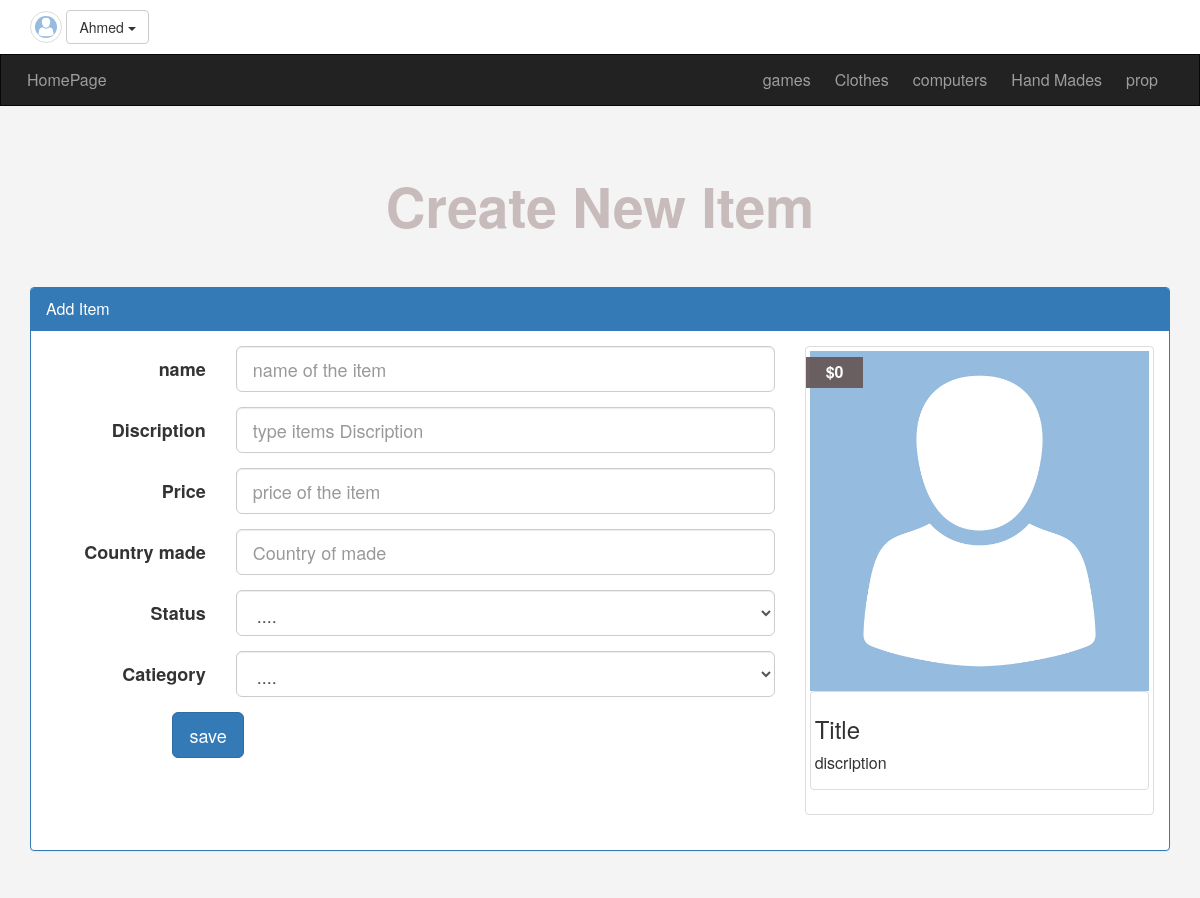
Screenshot of /Add_Item.php (signed in) with the database file from the repository.
### tables this page shows
CREATE TABLE `cats` (
  `ID` int(11) NOT NULL,
  `name` varchar(255) NOT NULL,
  `Description` text NOT NULL,
  `ordering` int(11) DEFAULT NULL,
  `parent` int(11) NOT NULL DEFAULT 0,
  `visibility` tinyint(11) NOT NULL DEFAULT 0,
  `Allow_com` tinyint(11) NOT NULL DEFAULT 0,
  `Allow_ads` tinyint(11) NOT NULL DEFAULT 0
);

### init.php (called while the page is built, shortened)
<?php
$tpl='includes/templets/';
include('Admin/config.php');
$fun='includes/funcs/';
include $fun.'fun.php';
include $tpl."header.php";
?>

### includes/funcs/fun.php (called while the page is built, shortened)
<?php
function GetCat(){
    global $con;
    $stmt=$con->prepare("SELECT * FROM cats  where parent = 0  ORDER BY ID ASC ");
    $stmt->execute();
    $rows=$stmt->fetchall();
    return $rows;
 }
?>

### Add_Item.php (the view, shortened to what this page needs)
<?php
include ("init.php");
  if(isset($_SESSION['username'])){
?>
<div class='information'>
<div class='container'>
      <h1 class='text-center'>Create New Item</h1>
                <div class='panel panel-primary'>
                <div class='panel-heading'>
                Add Item
                </div>
                <div class='panel-body'>
               <div class='row'>
                    <div class='col-md-8'>
                    <form action="<?php $_SERVER['PHP_SELF']?>" class="form-horizontal" method='POST'>
                    <div class="form-group form-group-lg">
                        <label class='col-sm-3 control-label'>name</label>
                        <div class='col-sm-10 col-md-9'>
                        <input type="text" name='name' class='form-control live-name'  placeholder='name of the item'>
                        </div>
                    </div>
                    <div class="form-group form-group-lg">
                        <label class='col-sm-3 control-label'>Discription</label>
                        <div class='col-sm-10 col-md-9 '>
                        <input type="type" name='discription' class='form-control live-disc'  placeholder='type items Discription' >
                    </div>
                    </div>
                    <div class="form-group form-group-lg">
                        <label class='col-sm-3 control-label'>Price</label>
                        <div class='col-sm-10 col-md-9'>
                        <input type="text" name='price' class='form-control live-price'   placeholder='price of the item'>
                        </div>
                    </div>
                    <div class="form-group form-group-lg">
                        <label class='col-sm-3 control-label'>Country made</label>
                        <div class='col-sm-10 col-md-9'>
                        <input type="text" name='country' class='form-control'    placeholder='Country of made'>
                        </div>
                    </div>
                    <div class="form-group form-group-lg">
                        <label class='col-sm-3 control-label'>Status</label>
                        <div class='col-sm-10 col-md-9'>
                       <select name="status" class='form-control' >
                       <option value="....">....</option>
                       </select>
                        </div>
                    </div>
                    <div class="form-group form-group-lg">
                        <label class='col-sm-3 control-label'>Catiegory</label>
                        <div class='col-sm-10 col-md-9'>
                       <select name="cat" class='form-control' >
                       <option value="....">....</option>
                       </select>
                        </div>
                    </div>
                    <div class="form-group">
                        <div class='col-sm-10 col-sm-offset-2 col-md-9'>
                        <input type="submit" value='save' class=' btn btn-primary btn-lg'>
                        </div>
                    </div>
                    </form>
                    </div>
                    <div class='col-md-4'>
                   <div class='thumbnail it-box live-prev'>
                    <span class='Price pr'>$0</span>
                   <img src="av.png" class="img-responsive">
                    <div class='thumbnail'>
                   <h3>Title</h3>
                   <p>discription</p>
                    </div>
                   </div>
                    </div>
               </div>
                </div>
                </div>
<?php
  }
include $tpl.'footer.php';?>

### includes/templets/navbar.php (shortened to what this page needs)
<div class="upper-bar">
  <div class='container'>
  <?php
  if(isset($_SESSION['username'])){
?>
<img class="my-image img-thumbnail img-circle" src="av.png" alt="" />
				<div class="btn-group my-info">
					<span class="btn btn-default dropdown-toggle" data-toggle="dropdown">
						<?php echo $_SESSION['username']?>
						<span class="caret"></span>
					</span>
				</div>
 <?php
 } else{
  ?>
    <a href="login.php">
    <span class='pull-right'>login|signUp</span>
    </a><?php } ?>
</div>
</div>
<nav class="navbar  navbar-inverse">
  <div class="container">
    <div class="navbar-header">
      <a class="navbar-brand" href="index.php"><?php echo "HomePage"?></a>
    </div>
    <div class="collapse navbar-collapse" id="bs-example-navbar-collapse-1">
      <ul class="nav navbar-nav navbar-right ">
    <?php
    foreach (GetCat() as $c) {
     echo "<li><a href='categ.php?catID=".$c['ID']."'></i> ".$c['name']."</a></li>";
    }
    ?>
      </ul>
    </div>
  </div>
</nav>

### Layout/css/frontstyl.css (style rules this page uses)
body { background-color: #f4f4f4; font-size: 16px; height: 3000px; }
h1 { font-size: 55px; font-weight: bold; color: #c8bbbb; margin: 50px 0; }
.upper-bar { padding: 10px; background-color: #fff; }
.my-image { height: 32px; width: 32px; }
.navbar { border-radius: 0px; margin-bottom: 0px; }
.navbar-brand { font-size: 16px; padding: 15px 12px; }
.nav li a { padding: 15px 12px; }
.form-control { position: relative; }
.it-box { position: relative; }
.Price { position: absolute; position: absolute; background: #665959f0; padding: 4px 20px; top: 10px; left: 0px; color: #fff; font-weight: bold; }
.form-group { position: relative; }
.information { margin-top: 20px ; }

### rows the page displays
cats: name "games"
cats: name "Clothes"
cats: name "computers"
cats: name "Hand Mades"
cats: name "prop"

### other values shown
$_SESSION['username'] "Ahmed"
